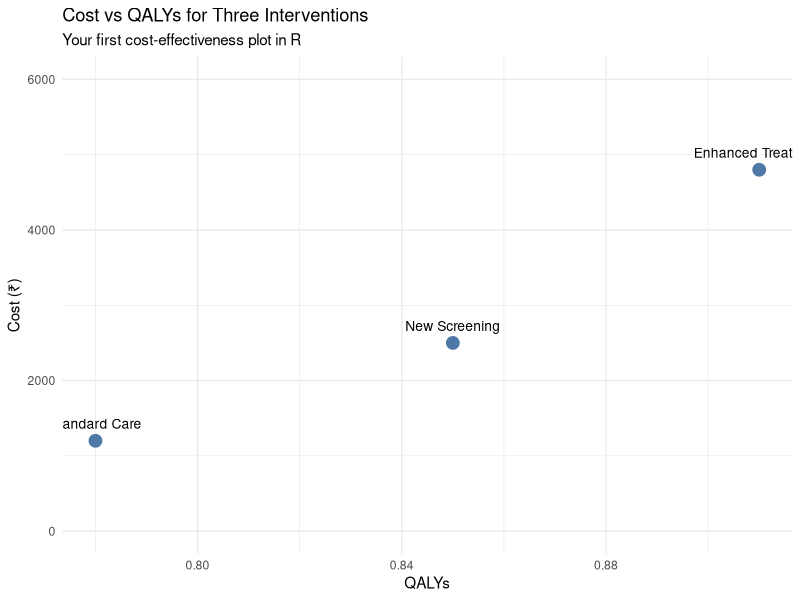
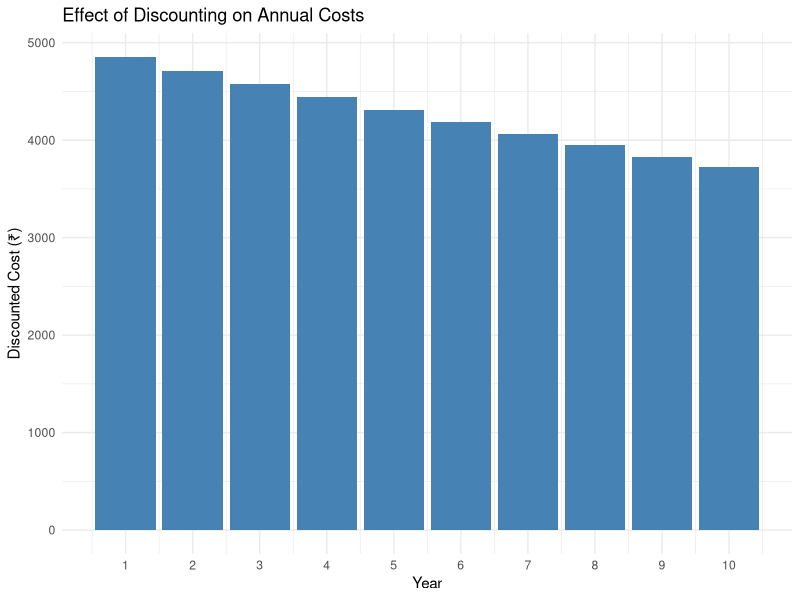

Generate these figures, in order, with R:
## ---- chunk 1
#| label: fig-rstudio-layout
#| echo: true
#| fig-cap: "The four panels of RStudio"

library(DiagrammeR)

grViz("
digraph rstudio {
  graph [bgcolor='transparent', fontname='Helvetica']
  node [shape=box, style='filled', fontname='Helvetica', fontsize=11]

  subgraph cluster_top {
    label='Top Row'
    style=invis
    source [label='SOURCE EDITOR\n(Write & edit code)\n.R and .qmd files', fillcolor='#4e79a7', fontcolor='white', width=3]
    env [label='ENVIRONMENT\n(Variables in memory)\nData you have created', fillcolor='#59a14f', fontcolor='white', width=3]
  }

  subgraph cluster_bottom {
    label='Bottom Row'
    style=invis
    console [label='CONSOLE\n(Run code here)\nSee text output', fillcolor='#f28e2b', fontcolor='white', width=3]
    output [label='FILES / PLOTS / HELP\n(See visualisations)\nBrowse files', fillcolor='#e15759', fontcolor='white', width=3]
  }

  source -> console [style=invis]
  env -> output [style=invis]
}
")
## ---- chunk 2
#| label: hello-hta
#| echo: true

# This is a comment — R ignores everything after #
# Comments explain what the code does

message("Welcome to R for HTA!")
## ---- chunk 3
#| label: variables
#| echo: true

# Store some values
drug_cost <- 5000       # Cost of the drug in ₹
admin_cost <- 800       # Administration cost in ₹
total_cost <- drug_cost + admin_cost

# Print the result
total_cost
## ---- chunk 4
#| label: arithmetic
#| echo: true

10 + 3       # Addition
10 - 3       # Subtraction
10 * 3       # Multiplication
10 / 3       # Division
10 ^ 2       # Exponentiation (10 squared)
sqrt(100)    # Square root
round(3.14159, 2)  # Round to 2 decimal places
## ---- chunk 5
#| label: vectors
#| echo: true

# Cost of five different treatments
treatment_costs <- c(1200, 3400, 5600, 2300, 4100)

# Basic operations on vectors
mean(treatment_costs)    # Average
sum(treatment_costs)     # Total
min(treatment_costs)     # Minimum
max(treatment_costs)     # Maximum
length(treatment_costs)  # How many values
## ---- chunk 6
#| label: dataframe
#| echo: true

# Create a simple data frame — like an Excel table
interventions <- data.frame(
  strategy    = c("Standard Care", "New Screening", "Enhanced Treatment"),
  cost        = c(1200, 2500, 4800),
  qalys       = c(0.78, 0.85, 0.91),
  source      = c("Sharma et al. 2023", "Patel et al. 2024", "Gupta et al. 2022")
)

# View it
interventions
## ---- chunk 7
#| label: access-columns
#| echo: true

# Access the cost column
interventions$cost

# Calculate mean cost
mean(interventions$cost)
## ---- chunk 8
#| label: plot-interventions
#| echo: true
#| fig-cap: "Visualising the interventions data frame"

library(ggplot2)

ggplot(interventions, aes(x = qalys, y = cost, label = strategy)) +
  geom_point(size = 4, colour = "#4e79a7") +
  geom_text(vjust = -1.2, size = 3.5) +
  labs(x = "QALYs", y = "Cost (₹)",
       title = "Cost vs QALYs for Three Interventions",
       subtitle = "Your first cost-effectiveness plot in R") +
  expand_limits(y = c(0, 6000)) +
  theme_minimal()
## ---- chunk 9
#| label: pattern-parameters
#| echo: true

# Transition probabilities (from Agarwal et al. 2021)
p_mild_to_moderate <- 0.15    # Annual probability of progression
p_moderate_to_severe <- 0.10
p_severe_to_death <- 0.25
p_background_mortality <- 0.02

# Costs in ₹ (from PMJAY 2023 schedule)
c_mild <- 5000      # Annual cost of managing mild disease
c_moderate <- 25000
c_severe <- 150000   # Includes dialysis
## ---- chunk 10
#| label: pattern-loop
#| echo: true

# Simple example: accumulating costs over 10 cycles
n_cycles <- 10
annual_cost <- 5000
discount_rate <- 0.03
total_discounted_cost <- 0

for (cycle in 1:n_cycles) {
  discounted <- annual_cost / (1 + discount_rate)^cycle
  total_discounted_cost <- total_discounted_cost + discounted
  cat("Cycle", cycle, ": Discounted cost = ₹", round(discounted, 0), "\n")
}

cat("\nTotal discounted cost over", n_cycles, "cycles: ₹",
    round(total_discounted_cost, 0), "\n")
## ---- chunk 11
#| label: pattern-plot
#| echo: true
#| fig-cap: "Discounted annual costs over 10 years"

library(ggplot2)

cycle_data <- data.frame(
  cycle = 1:10,
  discounted_cost = annual_cost / (1 + discount_rate)^(1:10)
)

ggplot(cycle_data, aes(x = cycle, y = discounted_cost)) +
  geom_col(fill = "steelblue") +
  labs(x = "Year", y = "Discounted Cost (₹)",
       title = "Effect of Discounting on Annual Costs") +
  scale_x_continuous(breaks = 1:10) +
  theme_minimal()
## ---- chunk 12
#| label: fig-workflow
#| echo: true
#| fig-cap: "The workshop workflow: Read, Modify, Run"

grViz("
digraph workflow {
  graph [rankdir=LR, bgcolor='transparent', fontname='Helvetica']
  node [shape=box, style='filled,rounded', fontname='Helvetica', fontsize=12]

  A [label='READ\nthe code\n(understand logic)', fillcolor='#4e79a7', fontcolor='white']
  B [label='MODIFY\na parameter\n(change a number)', fillcolor='#59a14f', fontcolor='white']
  C [label='RUN\nthe chunk\n(click play)', fillcolor='#f28e2b', fontcolor='white']
  D [label='INTERPRET\nthe output\n(what changed?)', fillcolor='#e15759', fontcolor='white']

  A -> B -> C -> D
  D -> B [style=dashed, label='Try again', fontsize=9]
}
")
## ---- chunk 13
#| label: try-it
#| echo: true

# YOUR TASK: Change these values and re-run
cost_A <- 3000    # Try changing this
cost_B <- 1500    # Try changing this
qaly_A <- 0.82    # Try changing this
qaly_B <- 0.75    # Try changing this

# ICER calculation (do not modify below this line)
icer <- (cost_A - cost_B) / (qaly_A - qaly_B)
cat("ICER = ₹", round(icer, 0), "per QALY gained\n")

# Is it cost-effective at a WTP of ₹1,00,000 per QALY?
wtp <- 100000
if (icer < wtp) {
  cat("→ Cost-effective at a WTP threshold of ₹", format(wtp, big.mark = ","), "per QALY\n")
} else {
  cat("→ NOT cost-effective at a WTP threshold of ₹", format(wtp, big.mark = ","), "per QALY\n")
}
